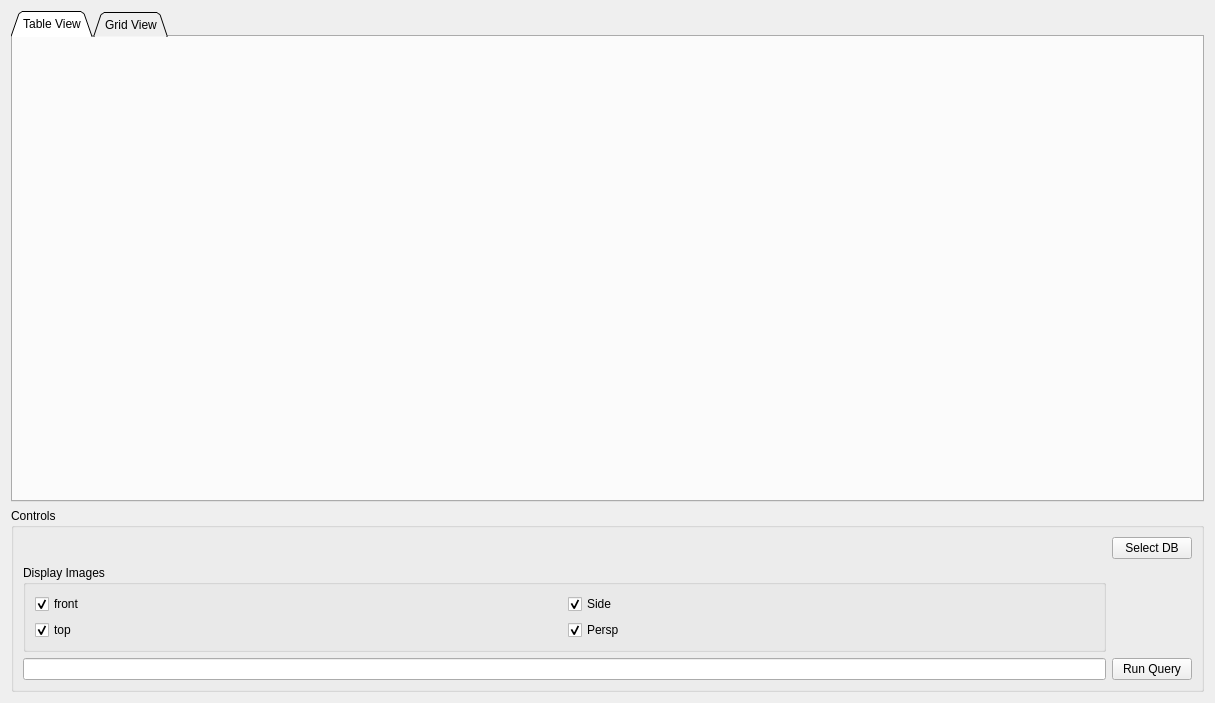
<?xml version="1.0" encoding="UTF-8"?>
<ui version="4.0">
 <class>ClutterUI</class>
 <widget class="QWidget" name="ClutterUI">
  <property name="geometry">
   <rect>
    <x>0</x>
    <y>0</y>
    <width>1215</width>
    <height>703</height>
   </rect>
  </property>
  <property name="windowTitle">
   <string>Clutter Base</string>
  </property>
  <layout class="QVBoxLayout" name="verticalLayout" stretch="4,1">
   <item>
    <widget class="QTabWidget" name="db_view">
     <property name="tabShape">
      <enum>QTabWidget::TabShape::Triangular</enum>
     </property>
     <property name="currentIndex">
      <number>0</number>
     </property>
     <widget class="QWidget" name="table_tab">
      <attribute name="title">
       <string>Table View</string>
      </attribute>
      <layout class="QVBoxLayout" name="db_layout"/>
     </widget>
     <widget class="QWidget" name="view_tab">
      <attribute name="title">
       <string>Grid View</string>
      </attribute>
      <layout class="QVBoxLayout" name="view_tab_layout"/>
     </widget>
    </widget>
   </item>
   <item>
    <widget class="QGroupBox" name="controls_gb">
     <property name="title">
      <string>Controls</string>
     </property>
     <layout class="QGridLayout" name="gridLayout">
      <item row="0" column="1">
       <widget class="QPushButton" name="select_db">
        <property name="text">
         <string>Select DB</string>
        </property>
       </widget>
      </item>
      <item row="1" column="0">
       <widget class="QGroupBox" name="groupBox">
        <property name="title">
         <string>Display Images</string>
        </property>
        <layout class="QGridLayout" name="gridLayout_2">
         <item row="1" column="1">
          <widget class="QCheckBox" name="display_persp">
           <property name="text">
            <string>Persp</string>
           </property>
           <property name="checked">
            <bool>true</bool>
           </property>
          </widget>
         </item>
         <item row="0" column="0">
          <widget class="QCheckBox" name="display_front">
           <property name="text">
            <string>front</string>
           </property>
           <property name="checked">
            <bool>true</bool>
           </property>
          </widget>
         </item>
         <item row="0" column="1">
          <widget class="QCheckBox" name="display_side">
           <property name="text">
            <string>Side</string>
           </property>
           <property name="checked">
            <bool>true</bool>
           </property>
          </widget>
         </item>
         <item row="1" column="0">
          <widget class="QCheckBox" name="display_top">
           <property name="text">
            <string>top</string>
           </property>
           <property name="checked">
            <bool>true</bool>
           </property>
          </widget>
         </item>
        </layout>
       </widget>
      </item>
      <item row="0" column="0">
       <spacer name="horizontalSpacer">
        <property name="orientation">
         <enum>Qt::Orientation::Horizontal</enum>
        </property>
        <property name="sizeHint" stdset="0">
         <size>
          <width>40</width>
          <height>20</height>
         </size>
        </property>
       </spacer>
      </item>
      <item row="2" column="0">
       <widget class="QLineEdit" name="query_text"/>
      </item>
      <item row="2" column="1">
       <widget class="QPushButton" name="run_query_button">
        <property name="text">
         <string>Run Query</string>
        </property>
       </widget>
      </item>
     </layout>
    </widget>
   </item>
  </layout>
 </widget>
 <resources/>
 <connections/>
</ui>
